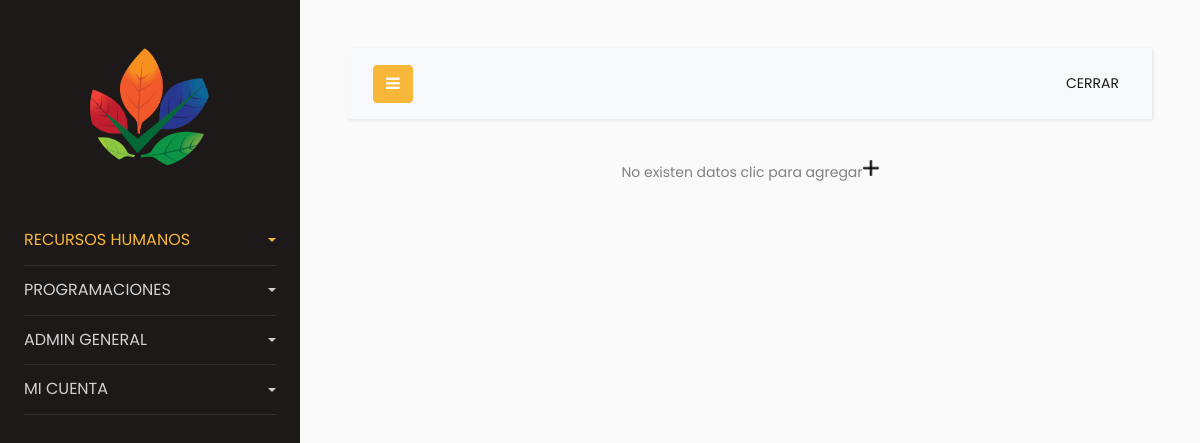
/admin/turnos.php (signed in), run on the app's committed database.
### tables this page shows
CREATE TABLE `modulo` (
  `ID` int(11) NOT NULL AUTO_INCREMENT,
  `DESCRIPCION` char(32) NOT NULL,
  `ESTADO` tinyint(1) NOT NULL,
  `PROM` varchar(20) DEFAULT NULL,
  `orden` int(11) NOT NULL DEFAULT 0,
  PRIMARY KEY (`ID`)
);

CREATE TABLE `permiso` (
  `ID` int(11) NOT NULL AUTO_INCREMENT,
  `ID_USUARIO` int(11) NOT NULL,
  `ID_MODULO_DETALLE` int(11) NOT NULL,
  `leer` int(11) DEFAULT NULL,
  `edit` int(11) DEFAULT NULL,
  PRIMARY KEY (`ID`),
  KEY `ID_USUARIO` (`ID_USUARIO`),
  KEY `ID_MODULO_DETALLE` (`ID_MODULO_DETALLE`),
  CONSTRAINT `PERMISO_ibfk_1` FOREIGN KEY (`ID_USUARIO`) REFERENCES `usuario` (`ID`),
  CONSTRAINT `PERMISO_ibfk_2` FOREIGN KEY (`ID_MODULO_DETALLE`) REFERENCES `modulo_detalle` (`ID`)
);

CREATE TABLE `modulo_detalle` (
  `ID` int(11) NOT NULL AUTO_INCREMENT,
  `DESCRIPCION` char(32) NOT NULL,
  `ID_MODULO` int(11) NOT NULL,
  `ESTADO` tinyint(1) NOT NULL,
  `PROM` varchar(50) NOT NULL,
  `orden` int(11) NOT NULL DEFAULT 0,
  PRIMARY KEY (`ID`),
  KEY `ID_MODULO` (`ID_MODULO`),
  CONSTRAINT `MODULO_DETALLE_ibfk_1` FOREIGN KEY (`ID_MODULO`) REFERENCES `modulo` (`ID`)
);

### lib/ConsulSQL.php (called while the page is built, shortened)
<?php
class ejecutarSQL {
    public static function conectar(){
        if(!$con=  mysqli_connect(SERVER,USER,PASS,BD)){
            echo "Error en el servidor, verifique sus datos";
        }
        mysqli_set_charset($con, "utf8");
        return $con;
    }
    public static function consultar($query) {
        if (!$consul = mysqli_query(ejecutarSQL::conectar(), $query)) {
            echo 'Error en la consulta SQL ejecutada';
        }
        return $consul;
    }
}

### lib/Functions.php (the view, shortened to what this page needs)
<?php
class tools
{
public static function opcion_menu($data, $web = false)
{
    if ($web){
        foreach($data as $rows)
        {
            $user = $rows['usuario'];
        }
        $query = ejecutarSQL::consultar("SELECT U.USUARIO, U.NOMBRE, U.APELLIDO, M.DESCRIPCION AS MENU, MD.DESCRIPCION AS OPCION, MD.PROM, ID_MODULO_DETALLE, P.edit
        FROM PERMISO AS P INNER JOIN MODULO_DETALLE AS MD ON P.ID_MODULO_DETALLE = MD.ID INNER JOIN MODULO AS M ON MD.ID_MODULO = M.ID INNER JOIN USUARIO AS U ON P.ID_USUARIO = U.ID
        WHERE U.ID='$user' ORDER BY MD.orden");
    }
    $Regnum = mysqli_num_rows($query);
    $response = array();
    $i=0;
    if($Regnum)
    {
        while($row = mysqli_fetch_array($query,MYSQLI_ASSOC))
        {
            $response[$i] = $row;
            $i++;
        }
    }else{
        $response[] = array('DESCRIPCION'=>'CERRAR', "PROM"=>"../process/logout.php");
    }
    return $response;
}
public static function menu($data)
{
    foreach($data as $rows)
    {
        $user = $rows['usuario'];
    }
    $query = ejecutarSQL::consultar("SELECT DISTINCTROW M.DESCRIPCION, M.PROM FROM PERMISO P INNER JOIN MODULO_DETALLE MD ON P.ID_MODULO_DETALLE = MD.ID  INNER JOIN MODULO AS M ON MD.ID_MODULO = M.ID  INNER JOIN USUARIO AS U ON P.ID_USUARIO = U.ID
    WHERE U.ID='$user' ORDER BY M.orden");
    $Regnum = mysqli_num_rows($query);
    $i=0;
    if($Regnum)
    {
        while($row = mysqli_fetch_array($query,MYSQLI_ASSOC))
        {
            $response[$i] = $row;
            $i++;
        }
    }else{
        $response[] = array('DESCRIPCION'=>'CERRAR', "PROM"=>"../process/logout.php");
    }
    return $response;
}
}
class imp_print
{
    public static function slide_menu($data_menu, $data)
    {
        $slide_menu = '';
        $i = 0;
        $slide_menu .='		<div class="wrapper d-flex align-items-stretch">
        <nav id="sidebar">
            <div class="p-4 pt-5">
              <a href="#" class="img logo rounded-circle mb-5" style="background-image: url(../img/logo.png);"></a>
        <ul class="list-unstyled components mb-5">';
        foreach($data_menu as $row)
        {
            if($i==0)
            {
                $slide_menu .= '<li class="active">';
            }else
            {
                $slide_menu .='<li>';
            }
            $slide_menu .= '<a href="#homeSubmenu_'.str_replace(' ','_',$row['DESCRIPCION']).'" data-toggle="collapse" aria-expanded="false" class="dropdown-toggle">'.$row['DESCRIPCION'].'</a>';
                $slide_menu .= '<ul class="collapse list-unstyled" id="homeSubmenu_'.str_replace(' ','_',$row['DESCRIPCION']).'">';
                foreach($data as $row_opcion){
                    if($row_opcion['MENU'] == $row['DESCRIPCION'])
                    {
                        $slide_menu .= '<li><a href="'.$row_opcion['PROM'].'">'.$row_opcion['OPCION'].'</a></li>';
                    }
                }
                $slide_menu .='</ul></li>';
                $i++;
        }
        $slide_menu .= '</ul></div></nav>';
        return $slide_menu;
    }
    public static function contenido($menu_contenido, $print, $id_empleado)
    {
        $redirect = '';
        $contenido = '<div id="content" class="p-4 p-md-5">
        <nav class="navbar navbar-expand-lg navbar-light bg-light">
        <div class="container-fluid">
            <button type="button" id="sidebarCollapse" class="btn btn-primary">
            <i class="fa fa-bars"></i>
            <span class="sr-only">Toggle Menu</span>
            </button>';
            $contenido .= '<button class="btn btn-dark d-inline-block d-lg-none ml-auto" type="button" data-toggle="collapse" data-target="#navbarSupportedContent" aria-controls="navbarSupportedContent" aria-expanded="false" aria-label="Toggle navigation">
            <i class="fa fa-bars"></i>
        </button>';
        $i = 0;
        foreach($menu_contenido as $rows){
            $contenido .= '<div class="collapse navbar-collapse" id="navbarSupportedContent">
                <ul class="nav navbar-nav ml-auto">';
                if ($i == 0)
                {
                    $contenido .='<li class="nav-item active">';
                }else{
                    $contenido .='<li class="nav-item">';
                }
                $contenido .='<a class="nav-link" href="'.$rows["PROM"].$redirect.'">'.$rows["SUB_MODULO_DETALLE"].'</a>';
                $contenido .='</li>';
                $contenido .='</ul>';
            $contenido .='</div>';
        }
            $contenido .= '</div></nav>';
            $contenido .= $print;
        return $contenido;
    }
    public static function link()
    {
        $link_menu ='<link href="https://fonts.googleapis.com/css?family=Poppins:300,400,500,600,700,800,900" rel="stylesheet">';
        $link_menu .='<link rel="stylesheet" href="https://stackpath.bootstrapcdn.com/font-awesome/4.7.0/css/font-awesome.min.css">';
        $link_menu .='<link rel="stylesheet" href="../css/style.css">';
        $link_menu .= '<script src="../js/validacion.js"></script>';
        return $link_menu;
    }
}
?>

### data on the page
modulo: DESCRIPCION "RECURSOS HUMANOS"
modulo: DESCRIPCION "PROGRAMACIONES"
modulo: DESCRIPCION "ADMIN GENERAL"
modulo: DESCRIPCION "MI CUENTA"
permiso: ID_MODULO_DETALLE.DESCRIPCION "CERRAR"
